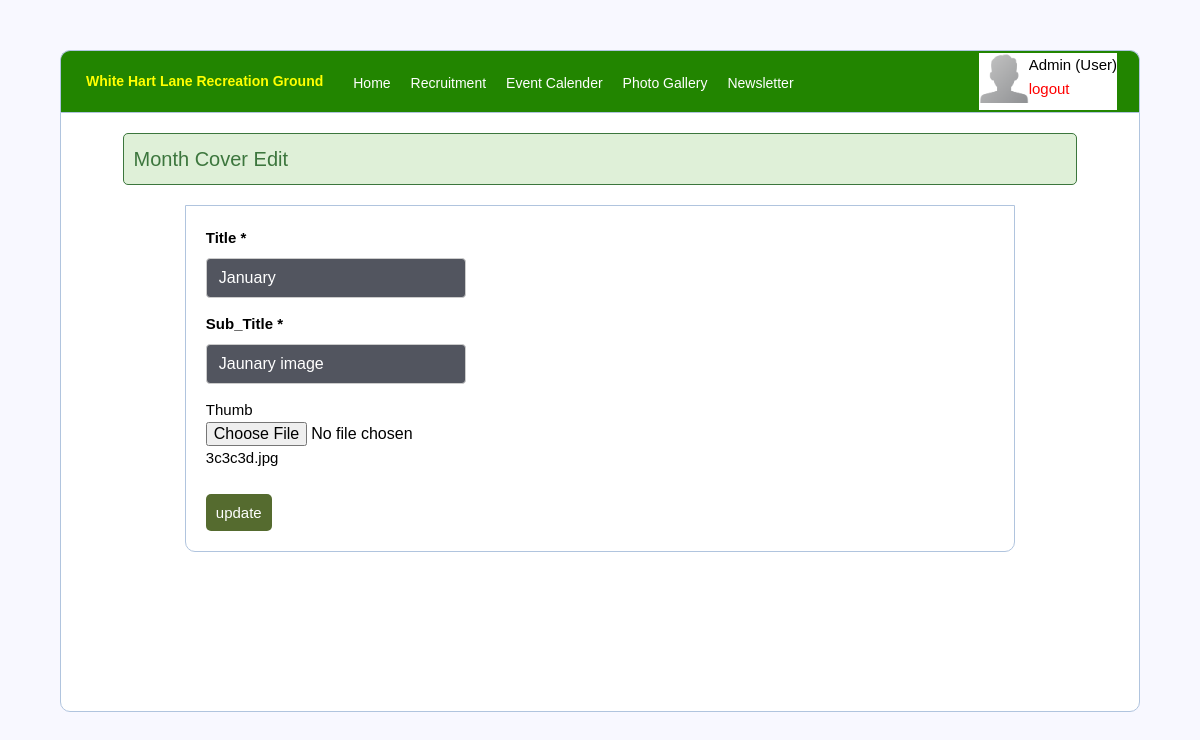
The page /admin/monthcover_edit.php?edit=1 (signed in) on the database its author committed.
### tables this page shows
CREATE TABLE `tbl_month_cover` (
  `id` int(11) NOT NULL,
  `month` varchar(255) NOT NULL,
  `sub_title` varchar(255) NOT NULL,
  `thumb` varchar(255) NOT NULL,
  `image` varchar(255) NOT NULL
);

### admin/monthcover_edit.php (the view, shortened to what this page needs)
<?php
include('functions.php');
	if(isset($_REQUEST['edit']) and !empty($_REQUEST['edit']))
	{
		$update = $_REQUEST['edit'];
	$record = mysqli_query($db, "SELECT * FROM tbl_month_cover WHERE id=$update");
		if (count($record) == 1 ) {
			$n = mysqli_fetch_array($record);
			$title = $n['month'];
			$sub_title = $n['sub_title'];
			$thumb = $n['thumb'];
		}
	}
?>
<!DOCTYPE html>
<html>
<head>
	<link rel="stylesheet" type="text/css" href="style.css">
	<link rel="stylesheet" type="text/css" href="../css/styles.css">
</head>
<body>
	<div class="header" style="width:90%;">
		<div class="row">
				<div class="navbar-header page-scroll">
					<a class="navbar-brand page-scroll" href="index.php" style="color:yellow; "><p style="font-size:14px; padding-left:25px;"><strong>White Hart Lane Recreation Ground</strong></p></a>
				</div>
				<div class="navbar-collapse collapse" id="myNavbar">
					<ul class="nav navbar-nav navbar-right" style="list-style-type:none;color:#fff; font-size:14px;float:left !important; padding-top:20px; padding-left:10px;">
			<li class="active"><a class="page-scroll" href="home.php" >Home</a></li>
			<li class="active"><a class="page-scroll" href="recruitment.php">Recruitment</a></li>
                        <li class="active"><a class="page-scroll" href="event_calender.php">Event Calender</a></li>
                        <li class="active"><a class="page-scroll" href="photo_gallery.php">Photo Gallery</a></li>
                        <li class="active"><a class="page-scroll" href="newsletter.php">Newsletter</a></li>
					</ul>
				<?php  if (isset($_SESSION['user'])) : ?>
					<table style="float:right;padding-right:20px; width:auto !important; margin:0px; border-collapse:inherit;"><tr><td style="background-color:#fff;">
					<img src="images/user_profile.png" style="height:50px; width:50px;" >
						<div  style="color:#000; float:right; margin-right:0px; text-align:left;"><?php echo ucfirst($_SESSION['user']['username']); ?> (<?php echo ucfirst($_SESSION['user']['user_type']); ?>)<br><a href="index.php?logout='1'" style="color: red;">logout</a></div>
					</td></tr></table>
				<?php endif ?>
				    </div>
				</div>
		</div>
	<div class="content" style="width:90%; height:600px;">
			<div class="error success" >
				<h5>
					<?php
						echo "Month Cover Edit";
					?>
				</h5>
			</div>
<form method="post" action="server.php" enctype="multipart/form-data" >
	<span><strong style="color:#000;">Title *</strong></span>
		<div class="form-group" style="width:33%;">
		<input type="text" class="form-control-input" id="title"  name="title"  placeholder="Title"
		value = '<?php if(isset($title) and !empty($title)){ echo $title;} ?>' required width="31%" readonly>
		</div>
	<span><strong style="color:#000;">Sub_Title *</strong></span>
		<div class="form-group" style="width:33%;">
		<input type="text" class="form-control-input" id="sub_title"  name="sub_title"  placeholder="Title"
		value = '<?php if(isset($sub_title) and !empty($sub_title)){ echo $sub_title;} ?>' required width="31%">
		</div>
	<div class="form-group" style="width:31%;vertical-align: top; color:#000;">
		<label>Thumb</label>
		<input type="file" name="thumb" id="thumb" style="font-size:16px;"> <?php if(isset( $thumb) and !empty( $thumb)) { echo $thumb ;} ?>
	</div>
	<div class="form-group">
		<?php if ($update == true): ?>
			<br/> <button class="btn" type="submit" name="monthcover_update" style="background: #556B2F;" >update</button>
		<?php else: ?>
			<button class="btn" type="submit" name="monthcover_save" >Save</button>
			<input type="hidden" name="monthcover" id="monthcover" value="add" >
		<?php endif ?>
	</div>
</form>
	</div>
</body>
</html>

### admin/style.css (style rules this page uses)
* { margin: 0px; padding: 0px; }
body { font-size: 120%; background: #F8F8FF; }
.page-scroll { color:#fff; text-decoration:none; }
.active { padding:0px 10px; }
body { color:#000; font-size:15px !important; }
.header { width: 80%; margin: 50px auto 0px; color: white; background: #228500; text-align: center; border: 1px solid #B0C4DE; border-bottom: none; border-radius: 10px 10px 0px 0px; padding: 0px; }
form, .content1 { width: 50%; margin: 0px auto; padding: 20px; border: 1px solid #B0C4DE; background: white; border-radius: 0px 0px 10px 10px; }
form, .content { width: 80%; margin: 0px auto; padding: 20px; border: 1px solid #B0C4DE; background: white; border-radius: 0px 0px 10px 10px; }
.btn { padding: 10px; font-size: 15px; color: white; background: #5F9EA0; border: none; border-radius: 5px; }
.error { width: 92%; margin: 0px auto; padding: 10px; border: 1px solid #a94442; color: #a94442; background: #f2dede; border-radius: 5px; text-align: left; }
.success { color: #3c763d; background: #dff0d8; border: 1px solid #3c763d; margin-bottom: 20px; }

### css/styles.css (style rules this page uses)
body { color: #fff; font: 300 16px/1.6em "Ubuntu", sans-serif; }
h5 { font: 500 20px/1.5em "Ubuntu", sans-serif; }
p { font: 300 16px/1.6em "Ubuntu", sans-serif; }
a { color: #fff000; text-decoration: none; }
.form-control-input { height: 40px; width: 100%; padding-left: 10px; background-color: #52555f; border: 1px solid #52555f; border-radius: 4px; color: #fff; font: 300 16px/1.6em "Ubuntu", sans-serif; -webkit-appearance: none; }
.navbar-header { float: none; }
.navbar-left,.navbar-right { float: none !important; }
.navbar-nav > li { float: none; }
.navbar-right { margin-right: 0px; }
.navbar-nav > li > a { padding-top: 10px; padding-bottom: 10px; }
.header { position: relative; overflow: hidden; min-height: 100%; width: 100%; }
.header p { margin-top: 20px; margin-right: 10px; font: 300 20px/1.5em "Ubuntu", sans-serif; text-align: center; }
@media (min-width: 992px) { .navbar-header { float: left; } }
@media (min-width: 992px) { .navbar-left, .navbar-right { float: right !important; } }
@media (min-width: 992px) { .navbar-nav > li { float: left; } }
@media (min-width: 992px) { .header p { text-align: left; } }
* { box-sizing:border-box }
form { border: 4px solid none; }
input[type=text], input[type=submit] { width: 100%; padding: 12px; margin: 8px 0; display: inline-block; border: 1px solid #ccc; box-sizing: border-box; }

### rows shown on the page
tbl_month_cover: title "January", sub_title "Jaunary image", thumb "3c3c3d.jpg"

### other values the page prints
$_SESSION['user']['username'] "Admin"
$_SESSION['user']['user_type'] "User"
